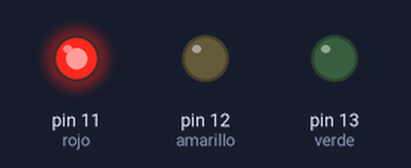
A sketch run on a simulated Arduino Uno, built with avr-gcc and run on an emulated ATmega328P. Parts: output pins drawn as LEDs (lit = HIGH).

Above: at 3.0 s.
At 7.5 s:
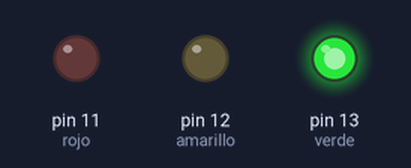
At 9.12 s:
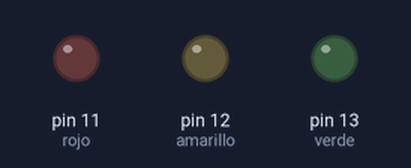
At 11.0 s:
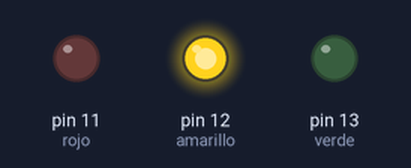
Timing chart, 0 to 16.9 s (numbered marks = the images above):
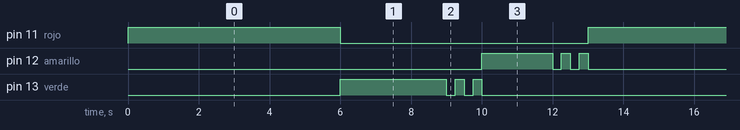

The sketch:

SEMAFORO.ino
```cpp
// Define el pin del LED
const int verde = 13;
const int amarillo = 12;
const int rojo = 11;

void setup() {
  // Configura el pin 13 como salida
  pinMode(verde, OUTPUT);
  pinMode(amarillo, OUTPUT);
  pinMode(rojo, OUTPUT);


}

void loop() {
  // Luz roja encendida por 6 segundos
  digitalWrite(rojo, HIGH);
  digitalWrite(verde, LOW);
  digitalWrite(amarillo, LOW);
  delay(6000); // 6000 milisegundos = 6 segundos

  // Luz verde encendida por 4 segundos
  digitalWrite(rojo, LOW);
  digitalWrite(verde, HIGH);
  digitalWrite(amarillo, LOW);
  delay(3000); // 3000 milisegundos = 3 segundos (luz verde fija)

  // Parpadeo del verde antes de cambiar (1 segundo parpadeando)
  for (int i = 0; i < 2; i++) {
    digitalWrite(verde, LOW);  // Apaga el verde
    delay(250);                // Espera 0.25 segundos
    digitalWrite(verde, HIGH); // Enciende el verde
    delay(250);                // Espera 0.25 segundos
  }

  // Apaga el verde
  digitalWrite(verde, LOW);

  // Luz amarilla encendida por 2 segundos
  digitalWrite(amarillo, HIGH);
  delay(2000); // 1 segundo luz amarilla fija

  // Parpadeo del amarillo antes de cambiar (1 segundo parpadeando)
  for (int i = 0; i < 2; i++) {
    digitalWrite(amarillo, LOW);  // Apaga el amarillo
    delay(250);                   // Espera 0.25 segundos
    digitalWrite(amarillo, HIGH); // Enciende el amarillo
    delay(250);                   // Espera 0.25 segundos
  }

  // Apaga el amarillo
  digitalWrite(amarillo, LOW);
}
```

Measured:
- by itself, pin 11 (rojo): alternates HIGH for 6.0 s and LOW for 7.0 s
- by itself, pin 12 (amarillo): repeats every 13.0 s: 2 × (LOW 0.25 s, HIGH 0.25 s), LOW 10.0 s, HIGH 2.0 s
- by itself, pin 13 (verde): repeats every 13.0 s: 2 × (LOW 0.25 s, HIGH 0.25 s), LOW 9.0 s, HIGH 3.0 s
